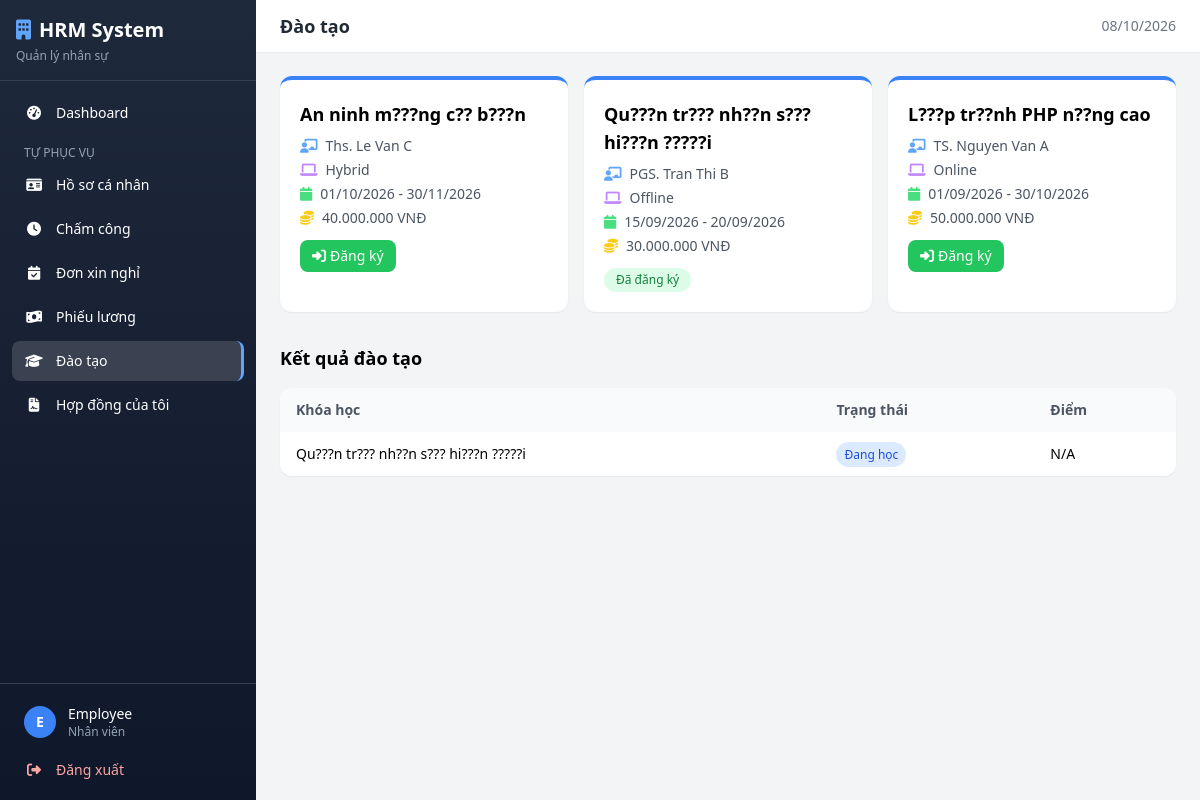
/hrm/index.php?page=daotao (signed in), run on an earlier commit of the app's database.
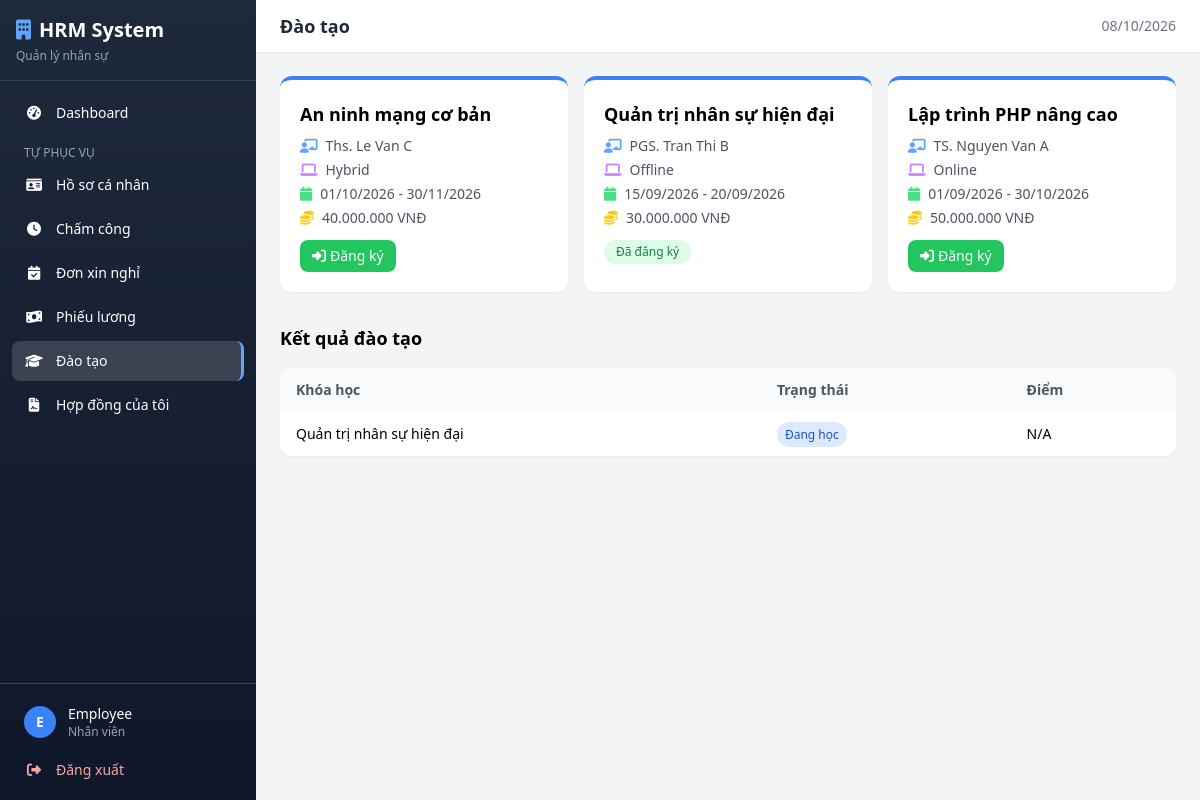
And on a later commit of the database.
### tables this page shows
CREATE TABLE `khoahoc` (
  `MaKhoaHoc` varchar(20) NOT NULL,
  `TenKhoaHoc` varchar(150) NOT NULL,
  `MoTa` text DEFAULT NULL,
  `HinhThuc` enum('Online','Offline','Hybrid') DEFAULT 'Offline',
  `GiangVien` varchar(100) DEFAULT NULL,
  `NgayBatDau` date NOT NULL,
  `NgayKetThuc` date NOT NULL,
  `NganSachDuKien` decimal(15,2) DEFAULT 0.00,
  PRIMARY KEY (`MaKhoaHoc`)
);

CREATE TABLE `chitietdaotao` (
  `ID_ChiTiet` int(11) NOT NULL AUTO_INCREMENT,
  `MaKhoaHoc` varchar(20) NOT NULL,
  `MaNV` varchar(20) NOT NULL,
  `TrangThaiHoc` enum('DangHoc','HoanThanh','HuyBo') DEFAULT 'DangHoc',
  `DiemSo` decimal(4,2) DEFAULT NULL,
  PRIMARY KEY (`ID_ChiTiet`),
  KEY `MaKhoaHoc` (`MaKhoaHoc`),
  KEY `MaNV` (`MaNV`),
  CONSTRAINT `chitietdaotao_ibfk_1` FOREIGN KEY (`MaKhoaHoc`) REFERENCES `khoahoc` (`MaKhoaHoc`) ON DELETE CASCADE,
  CONSTRAINT `chitietdaotao_ibfk_2` FOREIGN KEY (`MaNV`) REFERENCES `nhanvien` (`MaNV`) ON DELETE CASCADE
);

### hrm/includes/auth.php (called while the page is built, shortened)
<?php
function getUserName() {
    return $_SESSION['ho_va_ten'] ?? '';
}
function getUserRole() {
    return $_SESSION['vai_tro'] ?? '';
}
function getVaiTroLabel($vaiTro) {
    $labels = [
        'Admin' => 'Quản trị viên',
        'Manager' => 'Quản lý',
        'Employee' => 'Nhân viên'
    ];
    return $labels[$vaiTro] ?? $vaiTro;
}
function formatCurrency($amount) {
    return number_format($amount, 0, ',', '.') . ' VNĐ';
}
function formatDate($date) {
    return date('d/m/Y', strtotime($date));
}

### hrm/pages/daotao.php (the view, shortened to what this page needs)
<?php
$role = getUserRole();
$maNV = getMaNV();
$khoaHocs = $pdo->query("SELECT * FROM KhoaHoc ORDER BY NgayBatDau DESC")->fetchAll();
if ($role === 'Employee') {
    $stmt = $pdo->prepare("SELECT ct.*, kh.TenKhoaHoc, kh.HinhThuc, kh.GiangVien FROM ChiTietDaoTao ct JOIN KhoaHoc kh ON ct.MaKhoaHoc=kh.MaKhoaHoc WHERE ct.MaNV=? ORDER BY kh.NgayBatDau DESC");
    $stmt->execute([$maNV]);
    $daTaos = $stmt->fetchAll();
} else {
    $daTaos = $pdo->query("SELECT ct.*, kh.TenKhoaHoc, n.HoVaTen FROM ChiTietDaoTao ct JOIN KhoaHoc kh ON ct.MaKhoaHoc=kh.MaKhoaHoc JOIN NhanVien n ON ct.MaNV=n.MaNV ORDER BY kh.NgayBatDau DESC, n.HoVaTen")->fetchAll();
}
renderHeader('Đào tạo');
?>
<div class="grid grid-cols-1 md:grid-cols-2 lg:grid-cols-3 gap-4 mb-8">
<?php foreach ($khoaHocs as $kh): ?>
<div class="bg-white rounded-xl shadow-sm p-5 border-t-4 border-blue-500">
    <h4 class="font-semibold text-lg mb-2"><?= htmlspecialchars($kh['TenKhoaHoc']) ?></h4>
    <div class="text-sm text-gray-600 space-y-1">
        <p><i class="fas fa-chalkboard-teacher mr-2 text-blue-400"></i><?= htmlspecialchars($kh['GiangVien'] ?? 'N/A') ?></p>
        <p><i class="fas fa-laptop mr-2 text-purple-400"></i><?= $kh['HinhThuc'] ?></p>
        <p><i class="fas fa-calendar mr-2 text-green-400"></i><?= formatDate($kh['NgayBatDau']) ?> - <?= formatDate($kh['NgayKetThuc']) ?></p>
        <?php if ($kh['NganSachDuKien'] > 0): ?>
        <p><i class="fas fa-coins mr-2 text-yellow-400"></i><?= formatCurrency($kh['NganSachDuKien']) ?></p>
        <?php endif; ?>
    </div>
    <?php if ($role === 'Employee'): ?>
    <?php
    $registered = $pdo->prepare("SELECT ID_ChiTiet FROM ChiTietDaoTao WHERE MaKhoaHoc=? AND MaNV=?");
    $registered->execute([$kh['MaKhoaHoc'], $maNV]);
    $isRegistered = $registered->fetch();
    ?>
    <?php if (!$isRegistered): ?>
    <form method="POST" class="mt-3"><input type="hidden" name="action" value="register"><input type="hidden" name="ma_khoa_hoc" value="<?= $kh['MaKhoaHoc'] ?>">
        <button class="bg-green-500 hover:bg-green-600 text-white px-3 py-1.5 rounded-lg text-sm"><i class="fas fa-sign-in-alt mr-1"></i>Đăng ký</button>
    </form>
    <?php else: ?>
    <span class="inline-block mt-3 px-3 py-1 rounded-full text-xs bg-green-100 text-green-700">Đã đăng ký</span>
    <?php endif; ?>
    <?php endif; ?>
</div>
<?php endforeach; ?>
</div>
<h3 class="text-lg font-semibold mb-4">Kết quả đào tạo</h3>
<?php
$headers = $role === 'Employee' ? ['Khóa học', 'Trạng thái', 'Điểm'] : ['Nhân viên', 'Khóa học', 'Trạng thái', 'Điểm', 'Hành động'];
$rows = [];
foreach ($daTaos as $dt) {
    $badge = match($dt['TrangThaiHoc']) { 'HoanThanh' => '<span class="px-2 py-1 rounded-full text-xs bg-green-100 text-green-700">Hoàn thành</span>', 'HuyBo' => '<span class="px-2 py-1 rounded-full text-xs bg-red-100 text-red-700">Hủy</span>', default => '<span class="px-2 py-1 rounded-full text-xs bg-blue-100 text-blue-700">Đang học</span>' };
    $action = '';
    if ($role === 'Employee') {
        $rows[] = [htmlspecialchars($dt['TenKhoaHoc']), $badge, $dt['DiemSo'] ?? 'N/A'];
    } else {
        $rows[] = [htmlspecialchars($dt['HoVaTen']??''), htmlspecialchars($dt['TenKhoaHoc']), $badge, $dt['DiemSo'] ?? 'N/A', $action];
    }
}
renderTable($headers, $rows);
?>
<?php renderFooter(); ?>

### hrm/index.php (shortened to what this page needs)
<?php
require_once 'config/db.php';
require_once 'includes/auth.php';
require_once 'includes/layout.php';
$page = $_GET['page'] ?? 'dashboard';
switch ($page) {
    case 'daotao':
        require 'pages/daotao.php';
        break;
}

### hrm/includes/layout.php (shortened to what this page needs)
<?php
function renderHeader($pageTitle = 'HRM System') {
    $currentPage = $_GET['page'] ?? 'dashboard';
    $role = getUserRole();
    $userName = getUserName();
?>
<!DOCTYPE html>
<html lang="vi">
<head>
    <script src="https://cdn.tailwindcss.com"></script>
    <link rel="stylesheet" href="https://cdnjs.cloudflare.com/ajax/libs/font-awesome/6.5.1/css/all.min.css">
</head>
<body class="bg-gray-100 min-h-screen">
<div class="flex min-h-screen">
    <aside id="sidebar" class="sidebar w-64 bg-gradient-to-b from-slate-800 to-slate-900 text-white flex-shrink-0 flex flex-col transition-transform duration-300 fixed md:sticky top-0 h-screen overflow-y-auto">
        <div class="p-4 border-b border-slate-700">
            <h1 class="text-xl font-bold flex items-center gap-2">
                <i class="fas fa-building text-blue-400"></i>
                <span>HRM System</span>
            </h1>
            <p class="text-xs text-slate-400 mt-1">Quản lý nhân sự</p>
        </div>
        <nav class="flex-1 p-3 space-y-1">
            <a href="?page=dashboard" class="sidebar-link flex items-center gap-3 px-3 py-2.5 rounded-lg text-sm <?= $currentPage === 'dashboard' ? 'active' : '' ?>">
                <i class="fas fa-tachometer-alt w-5 text-center"></i> Dashboard
            </a>
            <?php if ($role === 'Employee'): ?>
            <p class="text-xs text-slate-400 px-3 pt-2 uppercase">Tự phục vụ</p>
            <a href="?page=hosocanhan" class="sidebar-link flex items-center gap-3 px-3 py-2.5 rounded-lg text-sm <?= $currentPage === 'hosocanhan' ? 'active' : '' ?>">
                <i class="fas fa-id-card w-5 text-center"></i> Hồ sơ cá nhân
            </a>
            <a href="?page=chamcong" class="sidebar-link flex items-center gap-3 px-3 py-2.5 rounded-lg text-sm <?= $currentPage === 'chamcong' ? 'active' : '' ?>">
                <i class="fas fa-clock w-5 text-center"></i> Chấm công
            </a>
            <a href="?page=donxinnghi" class="sidebar-link flex items-center gap-3 px-3 py-2.5 rounded-lg text-sm <?= $currentPage === 'donxinnghi' ? 'active' : '' ?>">
                <i class="fas fa-calendar-check w-5 text-center"></i> Đơn xin nghỉ
            </a>
            <a href="?page=bangluong" class="sidebar-link flex items-center gap-3 px-3 py-2.5 rounded-lg text-sm <?= $currentPage === 'bangluong' ? 'active' : '' ?>">
                <i class="fas fa-money-bill-wave w-5 text-center"></i> Phiếu lương
            </a>
            <a href="?page=daotao" class="sidebar-link flex items-center gap-3 px-3 py-2.5 rounded-lg text-sm <?= $currentPage === 'daotao' ? 'active' : '' ?>">
                <i class="fas fa-graduation-cap w-5 text-center"></i> Đào tạo
            </a>
            <a href="?page=hopdong" class="sidebar-link flex items-center gap-3 px-3 py-2.5 rounded-lg text-sm <?= $currentPage === 'hopdong' ? 'active' : '' ?>">
                <i class="fas fa-file-contract w-5 text-center"></i> Hợp đồng của tôi
            </a>
            <?php endif; ?>
        </nav>
        <div class="p-3 border-t border-slate-700">
            <div class="flex items-center gap-3 px-3 py-2">
                <div class="w-8 h-8 bg-blue-500 rounded-full flex items-center justify-center text-sm font-bold"><?= strtoupper(substr($userName, 0, 1)) ?></div>
                <div class="flex-1 min-w-0">
                    <p class="text-sm font-medium truncate"><?= htmlspecialchars($userName) ?></p>
                    <p class="text-xs text-slate-400"><?= getVaiTroLabel($role) ?></p>
                </div>
            </div>
            <a href="?page=logout" class="sidebar-link flex items-center gap-3 px-3 py-2 rounded-lg text-sm text-red-300 mt-1">
                <i class="fas fa-sign-out-alt w-5 text-center"></i> Đăng xuất
            </a>
        </div>
    </aside>
    <main class="flex-1 min-w-0">
        <header class="bg-white shadow-sm sticky top-0 z-40">
            <div class="flex items-center justify-between px-4 md:px-6 py-3">
                <h2 class="text-lg font-semibold text-gray-800"><?= $pageTitle ?></h2>
                <div class="flex items-center gap-4">
                    <span class="text-sm text-gray-500"><?= date('d/m/Y') ?></span>
                </div>
            </div>
        </header>
        <div class="p-4 md:p-6">
<?php
}
function renderFooter() {
?>
        </div>
    </main>
</div>
</body>
</html>
<?php
}
?>
<?php
function renderTable($headers, $rows, $emptyMsg = 'Không có dữ liệu') {
?>
<div class="bg-white rounded-xl shadow-sm overflow-hidden">
    <div class="overflow-x-auto">
        <table class="w-full text-sm">
            <thead class="bg-gray-50">
                <tr>
                    <?php foreach ($headers as $h): ?>
                    <th class="px-4 py-3 text-left font-semibold text-gray-600"><?= $h ?></th>
                    <?php endforeach; ?>
                </tr>
            </thead>
            <tbody class="divide-y divide-gray-100">
                <?php if (empty($rows)): ?>
                <tr><td colspan="<?= count($headers) ?>" class="px-4 py-8 text-center text-gray-400"><?= $emptyMsg ?></td></tr>
                <?php else: ?>
                <?php foreach ($rows as $row): ?>
                <tr class="hover:bg-gray-50">
                    <?php foreach ($row as $cell): ?>
                    <td class="px-4 py-3"><?= $cell ?></td>
                    <?php endforeach; ?>
                </tr>
                <?php endforeach; ?>
                <?php endif; ?>
            </tbody>
        </table>
    </div>
</div>
<?php
}
?>

### hrm/includes/layout.php (style rules this page uses)
.sidebar-link.active { background: rgba(255,255,255,0.15); border-right: 3px solid #60a5fa; }

What changed in the data, as far as the page shows it:
changed khoahoc "Ths. Le Van C": TenKhoaHoc "An ninh m???ng c?? b???n" → "An ninh mạng cơ bản"
changed khoahoc "PGS. Tran Thi B": TenKhoaHoc "Qu???n tr??? nh??n s??? hi???n ?????i" → "Quản trị nhân sự hiện đại"
changed khoahoc "TS. Nguyen Van A": TenKhoaHoc "L???p tr??nh PHP n??ng cao" → "Lập trình PHP nâng cao"
Also different on the page:
list line gone: "Qu???n tr??? nh??n s??? hi???n ?????i"
new list line: "Quản trị nhân sự hiện đại"
